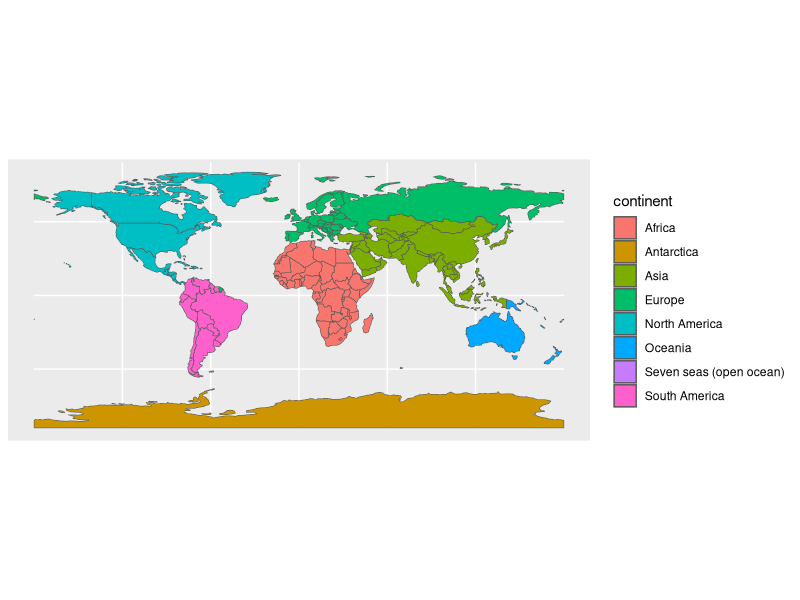
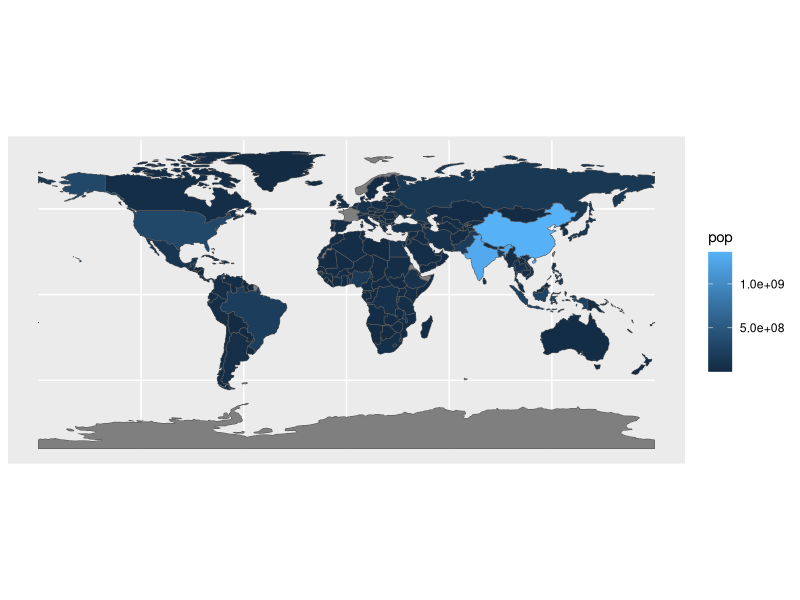
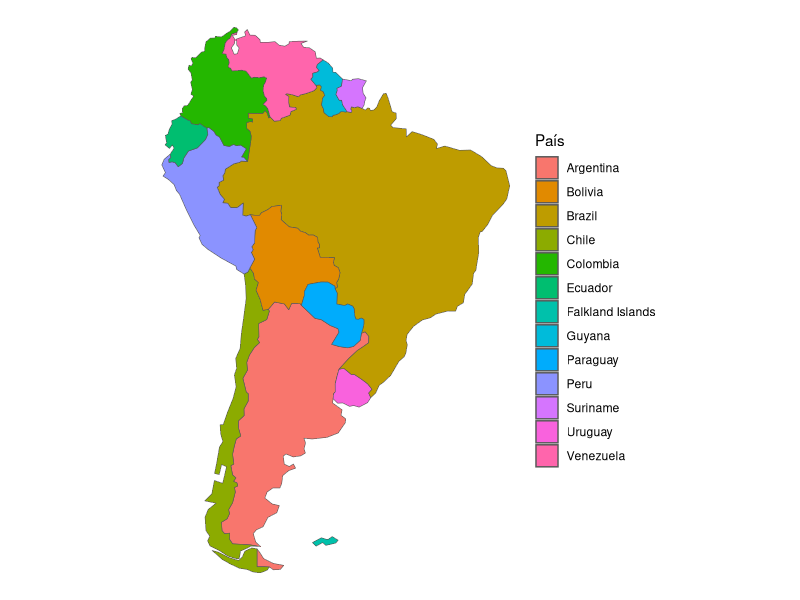

R code for these plots, in order:
#----------------------------------------------------------
#                  GEOPROCESSAMENTO - BICT Mar
#----------------------------------------------------------
# Docente: Fabio Cop
#
# Aula 1: Introdução e cronograma do curso
#----------------------------------------------------------

# --------- Pacotes utilizados ---------
library(sf)
library(spData)
library(tidyverse)

# --------- Script ---------
# Carregando os dados `world`.
data(world)

# Verificando a tabela de atributos das 10 primeiras linhas.
world  %>% 
  head(n = 10)

# Plotando o mapa de continentes.
ggplot(world) +
  geom_sf(aes(fill = continent))

# Plotando o mapa de tamanhos populacionais.

ggplot(world) +
  geom_sf(aes(fill = pop))

# Plotando o mapa da América do Sul.
asul <- world %>%  
  filter(continent == 'South America')

asul

ggplot(asul) +
  geom_sf(aes(fill = name_long)) +
  labs(fill = 'País') +
  theme_void()
